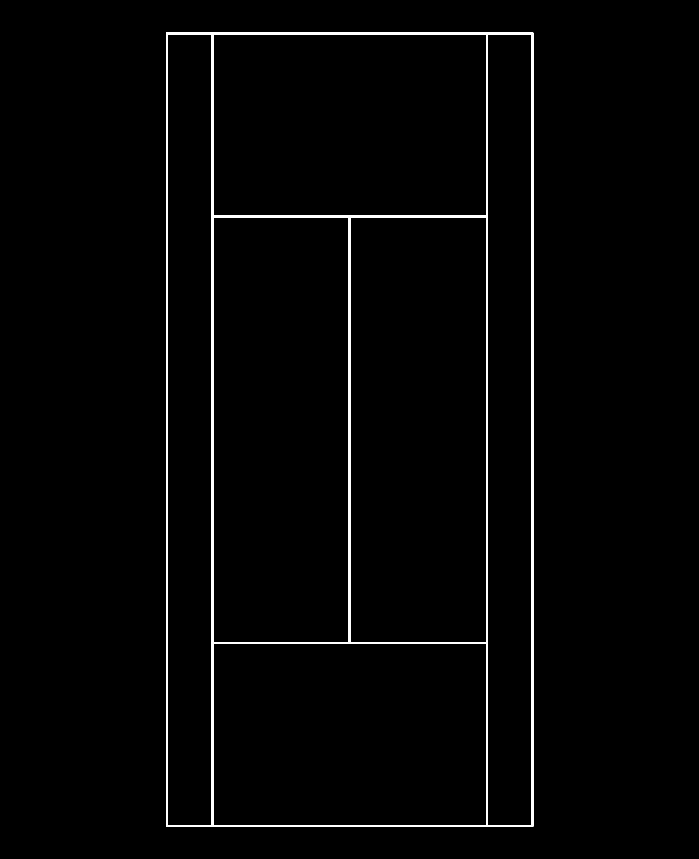
#> input picture court/court_configurations/court_reference.png, 2097 x 2577 px (shown at 1/3 size)
$ python normalCourt.py
#> lines starting #> are read from the running program, lines starting #| are printed output that depends on the picture; after the words box and inside, x2 and y2 are one past the last pixel; in counts of white or black regions, pixels touching at a corner belong together
import cv2
import numpy as np
import matplotlib.pyplot as plt
import os


class NormalCourt:

    """
    标准球场类
    包括标准球场的详细参数坐标,绘制球场以及球场四点参考图,球场尺寸标注图
    """
    def __init__(self):

        self.path = os.path.dirname(__file__)   # 获取存放标准球场图片的位置，与当前py文件同一个目录

        # # 网球场基本参数
        self.startPoint = (500,100)   # 起始绘制点,做上角点
        self.courtWidth = 1097  # 短边长（水平方向的边、底边）
        self.courtHeight = 2377  # 长边长（竖直方向的边，侧边）
        l_i_w = 137 # 单打线和双打线的长（竖直方向的第一条边和竖直方向的第二条边）
        l_i_h = 549 # 底边到内横线的距离 548.5


        self.topBaseLine = ((self.startPoint[0], self.startPoint[1]), (self.startPoint[0]+self.courtWidth, self.startPoint[1]))    # 上边界
        self.bottomBaseLine = ((self.startPoint[0], self.startPoint[1]+self.courtHeight), (self.startPoint[0]+self.courtWidth, self.startPoint[1]+self.courtHeight))     # 下横边界
        self.net = ((self.startPoint[0], int(self.startPoint[1]+self.courtHeight/2.0)), (self.startPoint[0]+self.courtWidth, int(self.startPoint[1]+self.courtHeight/2.0)))   # 网球场中网
        self.leftOuterLine =((self.startPoint[0], self.startPoint[1]), (self.startPoint[0], self.startPoint[1]+self.courtHeight))      # 左侧外边
        self.rightOuterLine = ((self.startPoint[0]+self.courtWidth, self.startPoint[1]), (self.startPoint[0]+self.courtWidth, self.startPoint[1]+self.courtHeight))    # 右侧外边
        self.leftInnerLine = ((self.startPoint[0]+l_i_w, self.startPoint[1]), (self.startPoint[0]+l_i_w, self.startPoint[1]+self.courtHeight))     #左侧内边
        self.rightInnerLine = ((self.startPoint[0]+self.courtWidth-l_i_w, self.startPoint[1]), (self.startPoint[0]+self.courtWidth-l_i_w, self.startPoint[1]+self.courtHeight))    # 右侧内边
        self.middleLine = ((int(self.startPoint[0]+self.courtWidth/2.0), self.startPoint[1]+l_i_h), (int(self.startPoint[0]+self.courtWidth/2.0), self.startPoint[1]+self.courtHeight-l_i_h))   # 中线
        self.topInnerLine = ((self.startPoint[0]+l_i_w, self.startPoint[1]+l_i_h), (self.startPoint[0]+self.courtWidth-l_i_w, self.startPoint[1]+l_i_h))      # 上横内边界
        self.bottomInnerLine = ((self.startPoint[0]+l_i_w, self.startPoint[1]+self.courtHeight-l_i_h), (self.startPoint[0]+self.courtWidth-l_i_w, self.startPoint[1]+self.courtHeight-l_i_h))   # 下横内边界

        # 任选球场线交点中的四个，用于图像匹配
        # self.court_conf = {1: [*self.topBaseLine, *self.bottomBaseLine],
        #                    2: [self.leftInnerLine[0], self.rightInnerLine[0], self.leftInnerLine[1],
        #                        self.rightInnerLine[1]],
        #                    3: [self.leftInnerLine[0], self.rightOuterLine[0], self.leftInnerLine[1],
        #                        self.rightOuterLine[1]],
        #                    4: [self.leftOuterLine[0], self.rightInnerLine[0], self.leftOuterLine[1],
        #                        self.rightInnerLine[1]],
        #                    5: [*self.topInnerLine, *self.bottomInnerLine],
        #                    6: [*self.topInnerLine, self.leftInnerLine[1], self.rightInnerLine[1]],
        #                    7: [self.leftInnerLine[0], self.rightInnerLine[0], *self.bottomInnerLine],
        #                    8: [self.rightInnerLine[0], self.rightOuterLine[0], self.rightInnerLine[1],
        #                        self.rightOuterLine[1]],
        #                    9: [self.leftOuterLine[0], self.leftInnerLine[0], self.leftOuterLine[1],
        #                        self.leftInnerLine[1]],
        #                    10: [self.topInnerLine[0], self.middleLine[0], self.bottomInnerLine[0],
        #                         self.middleLine[1]],
        #                    11: [self.middleLine[0], self.topInnerLine[1], self.middleLine[1],
        #                         self.bottomInnerLine[1]],
        #                    12: [*self.bottomInnerLine, self.leftInnerLine[1], self.rightInnerLine[1]]}

        # self.court_conf = {1: [(self.topBaseLine[0][0],self.bottomInnerLine[0][1]),self.bottomBaseLine[0],
        #                         (self.topBaseLine[1][0],self.bottomInnerLine[1][1]),self.bottomBaseLine[1]],
        #                     2: [*self.bottomInnerLine,
        #                     (self.bottomInnerLine[0][0],self.bottomBaseLine[0][1]),(self.bottomInnerLine[1][0],self.bottomBaseLine[1][1])],
        #                     3: [self.bottomInnerLine[0],(self.bottomBaseLine[1][0],self.bottomInnerLine[1][1]),
        #                        (self.bottomInnerLine[0][0],self.bottomBaseLine[0][1]),self.bottomBaseLine[1]],
        #                     4: [(self.bottomBaseLine[0][0],self.bottomInnerLine[0][1]),self.bottomInnerLine[1],
        #                          self.bottomBaseLine[0],(self.bottomInnerLine[1][0],self.bottomBaseLine[1][1])],
        #                     5: [self.bottomInnerLine[1],(self.bottomBaseLine[1][0],self.bottomInnerLine[0][1]),
        #                        (self.bottomInnerLine[1][0],self.bottomBaseLine[1][1]), self.bottomBaseLine[1]],
        #                     6: [(self.bottomBaseLine[0][0],self.bottomInnerLine[0][1]),self.bottomInnerLine[0],
        #                          self.bottomBaseLine[0], (self.bottomInnerLine[0][0],self.bottomBaseLine[0][1])]
        #                    }
        self.court_conf = {1:  [*self.bottomInnerLine,
                            (self.bottomInnerLine[0][0],self.bottomBaseLine[0][1]),(self.bottomInnerLine[1][0],self.bottomBaseLine[1][1])],
                           }
        self.line_width = 3     # 球场线宽度

        self.courtImageWidth = self.courtWidth + self.startPoint[0] * 2      # 球场图片的宽度
        self.courtImageHeight = self.courtHeight + self.startPoint[1] * 2    # 球场图片的高度

        # 判断标准球场配置文件是否存在，否则进行重新生成
        if not self.isExist():
            os.makedirs(os.path.join(self.path,"court_configurations"), exist_ok=True)
            self.build_court_reference()    # 创建黑白球场参考
            self.court = cv2.cvtColor(cv2.imread(os.path.join(self.path,'court_configurations/court_reference.png')), cv2.COLOR_BGR2GRAY)   # 读取球场信息
            self.save_all_court_configurations()    # 创建球场四点匹配参考图
        else:
            self.court = cv2.cvtColor(cv2.imread(os.path.join(self.path,'court_configurations/court_reference.png')), cv2.COLOR_BGR2GRAY)    # 读取球场信息
#> self.court: shape (2577, 2097); 1.4% white; 1 white region, box (x1, y1, x2, y2) and area: (498, 98, 1600, 2480) 73010

    def isExist(self):
        """
        判断球场参考文件夹【court_configurations】是否存在,以及内部文件是否完整
        """
        if os.path.exists(os.path.join(self.path,"court_configurations")):
            if not os.path.exists(os.path.join(self.path,'court_configurations','court_reference.png')):
                    return False
            for i in self.court_conf.keys():
                if not os.path.exists(os.path.join(self.path, 'court_configurations','court_conf_'+str(i)+'.png')) :
                    return False
        else:
            return False
        return True

    # [55 lines left out: functions build_court_reference, get_important_lines, save_all_court_configurations, get_court_mask, not called in this run]

    def draw_court_withLength(self):
        """
        绘制标准球场的代参数的图片
        """
        ey = 30
        def drawline(img,linetuple,name=""):
            """
            绘制直线并进行文本的标注
            """
            nonlocal ey
            linetuple = ((int(linetuple[0][0]),int(linetuple[0][1])),(int(linetuple[1][0]),int(linetuple[1][1])))
            cv2.line(img, *linetuple, 1, self.line_width)
            if abs(linetuple[0][0] - linetuple[1][0])!=0:  # 水平
                x = int((linetuple[0][0] + linetuple[1][0])/2.0)
                y = linetuple[0][1]
                l = abs(linetuple[0][0] - linetuple[1][0])
                cv2.putText(img,name+":"+str(l),(x,y-10), cv2.FONT_HERSHEY_SIMPLEX, 1.0, color=1, thickness=1)
            else:
                y = int((linetuple[0][1] + linetuple[1][1])/2.0)+ey
                x = linetuple[0][0]
                l = abs(linetuple[0][1] - linetuple[1][1])
                cv2.putText(img, name+":"+str(l), (x+5,y), cv2.FONT_HERSHEY_SIMPLEX, 1.0, color=1, thickness=1)
                ey += 30
            # print(linetuple, "{} x:{} y:{} length:{}".format(name,x,y,l))
        court = np.zeros((self.courtImageHeight, self.courtImageWidth), dtype=np.uint8)
        drawline(court,self.topBaseLine,name="topBaseLine")
        drawline(court,self.bottomBaseLine,name="bottomBaseLine")
        drawline(court,self.net,name="net")
        drawline(court,self.leftOuterLine,name="leftOuterLine")
        drawline(court,self.rightOuterLine,name="rightOuterLine")
        drawline(court,self.leftInnerLine,name="leftInnerLine")
        drawline(court,self.rightInnerLine,name="rightInnerLine")
        drawline(court,self.middleLine,name="middleLine")
        drawline(court,self.topInnerLine,name="topInnerLine")
        drawline(court,self.bottomInnerLine,name="bottomInnerLine")
        court = cv2.dilate(court, np.ones((5, 5), dtype=np.uint8))
        plt.imsave(os.path.join(self.path,"court_configurations/court_withLength.png"),court, cmap='gray')
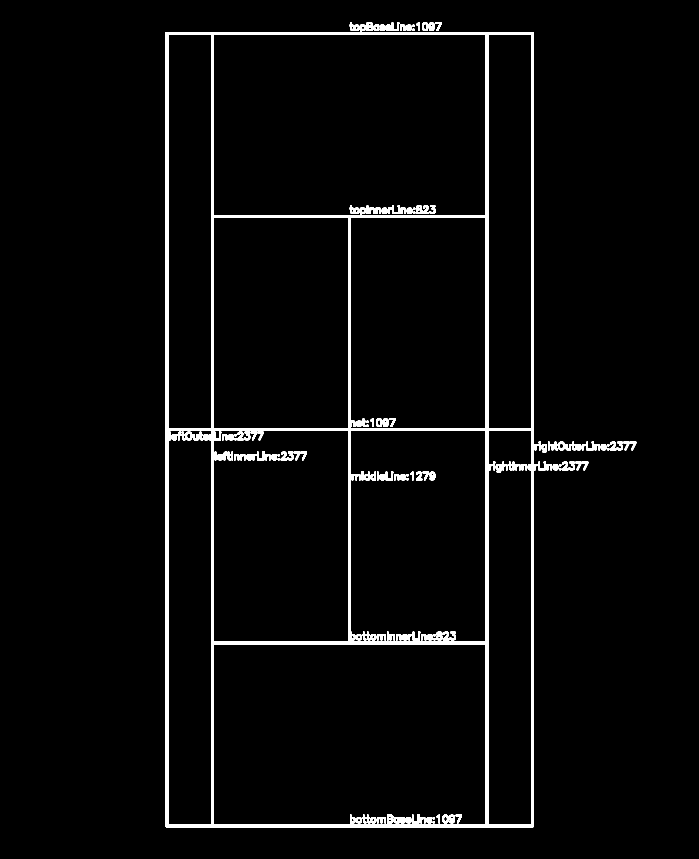
#> saved as court_withLength.png: shape (2577, 2097, 3) (shown at 1/3 size); 3.3% white; 151 white regions, largest, box (x1, y1, x2, y2) and area: (496, 74, 1637, 2482) 142649, (1068, 1895, 1129, 1921) 884, (1068, 2444, 1129, 2470) 884

if __name__ == '__main__':
    c = NormalCourt()
    print(c.court_conf)
    # c.get_court_mask(3)
    c.draw_court_withLength()
    # print(c.isExist())
    # c.build_court_reference()
